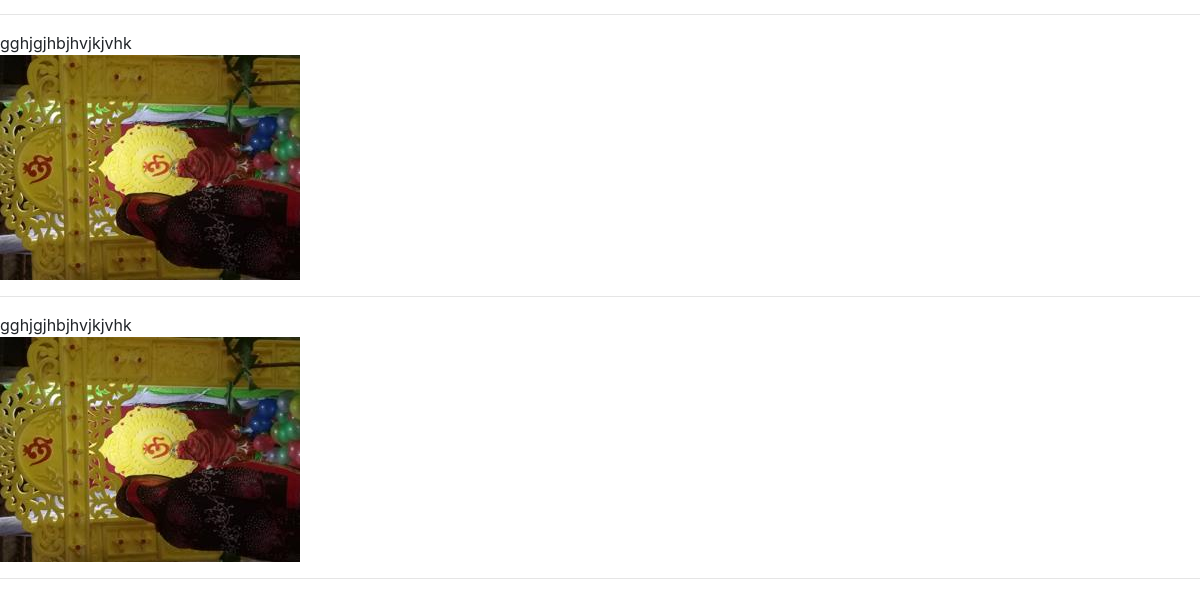
Page /tuition_App/posts/ (lower part) on the earlier database version.
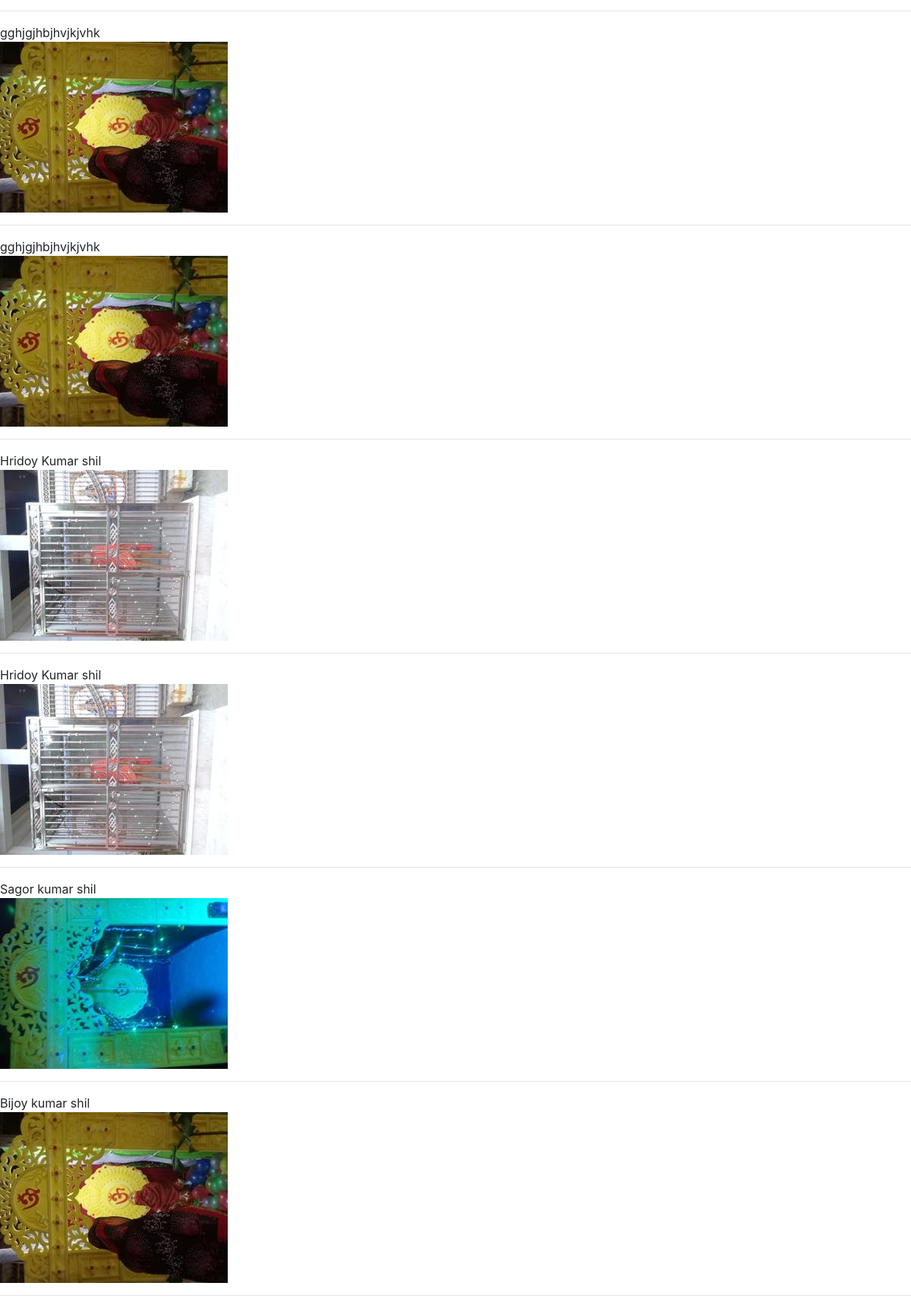
Same page on the later database version.
### tuition_App/models.py (models this page shows, shortened)
class Post(models.Model):
    CATEGORY = (
        ("Teacher", "Teacher"),
        ("Student", "Student"),
    )
    MEDIUM = (
        ("bangla", "bangla"),
        ("English", "English"),
        ("Urdu", "Urdu"),
        ("Hindi", "Hindi"),
        ("Arabic", "Arabic"),
    )
    user = models.ForeignKey(User, on_delete=models.CASCADE, blank=True, null=True)
    id = models.AutoField(primary_key=True)
    title = models.CharField(max_length=101)
    slug = models.CharField(max_length=100, default=title)
    email = models.EmailField()
    salary = models.FloatField()
    details = models.TextField()
    available = models.BooleanField()
    category = models.CharField(max_length=100, choices=CATEGORY)
    created_at = models.DateTimeField(default=now)
    image = models.ImageField(default="default.jpg", upload_to="tuition/images")
    medium = MultiSelectField(
        max_length=100, max_choices=5, choices=MEDIUM, default="bangla"
    )
    subject = models.ManyToManyField(Subject, related_name="subject_set")
    class_in = models.ManyToManyField(Class_in, related_name="class_set")

### tuition_App/views.py (the view)
# urls.py: path("posts/", postview, name="posts"),
def postview(request):
    post = Post.objects.all()
    return render(request, "tuition/postview.html", {"post": post})

### templates/tuition/postview.html
{% extends 'basic.html'%}
{% block body %}
{% for p in post %}
{{p.title}} <br>
<img src="/media/{{p.image}}" alt="">
<hr>
{% endfor %}
{% endblock body %}

Differences in the rows shown:
added Post: title "Hridoy Kumar shil", image (picture)
added Post: title "Hridoy Kumar shil", image (picture)
added Post: title "Sagor kumar shil", image (picture)
added Post: title "Bijoy kumar shil", image (picture)
